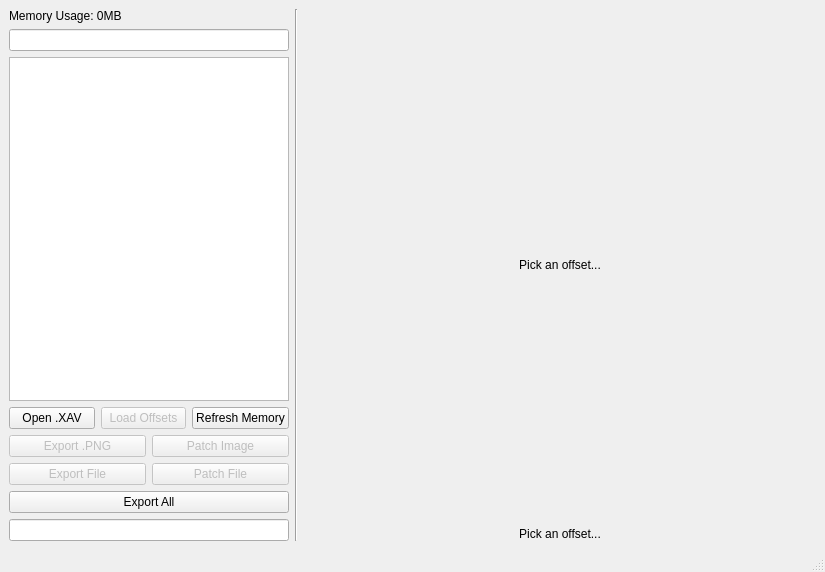
<?xml version="1.0" encoding="UTF-8"?>
<ui version="4.0">
 <class>MainWindow</class>
 <widget class="QMainWindow" name="MainWindow">
  <property name="geometry">
   <rect>
    <x>0</x>
    <y>0</y>
    <width>825</width>
    <height>569</height>
   </rect>
  </property>
  <property name="windowTitle">
   <string>MainWindow</string>
  </property>
  <widget class="QWidget" name="centralwidget">
   <layout class="QGridLayout" name="gridLayout">
    <item row="0" column="3">
     <layout class="QVBoxLayout" name="verticalLayout_2">
      <item>
       <widget class="QLabel" name="image_label">
        <property name="minimumSize">
         <size>
          <width>512</width>
          <height>512</height>
         </size>
        </property>
        <property name="maximumSize">
         <size>
          <width>512</width>
          <height>512</height>
         </size>
        </property>
        <property name="text">
         <string>Pick an offset...</string>
        </property>
        <property name="alignment">
         <set>Qt::AlignCenter</set>
        </property>
       </widget>
      </item>
      <item>
       <widget class="QLabel" name="filename_label">
        <property name="text">
         <string>Pick an offset...</string>
        </property>
        <property name="alignment">
         <set>Qt::AlignCenter</set>
        </property>
       </widget>
      </item>
     </layout>
    </item>
    <item row="0" column="0">
     <layout class="QHBoxLayout" name="horizontalLayout">
      <item>
       <layout class="QVBoxLayout" name="verticalLayout">
        <item>
         <widget class="QLabel" name="memory_label">
          <property name="text">
           <string>Memory Usage: 0MB</string>
          </property>
         </widget>
        </item>
        <item>
         <widget class="QLineEdit" name="filter_input"/>
        </item>
        <item>
         <widget class="QTableWidget" name="offsets_table">
          <property name="selectionBehavior">
           <enum>QAbstractItemView::SelectRows</enum>
          </property>
          <attribute name="verticalHeaderVisible">
           <bool>false</bool>
          </attribute>
         </widget>
        </item>
        <item>
         <layout class="QHBoxLayout" name="horizontalLayout_3">
          <item>
           <widget class="QPushButton" name="open_button">
            <property name="text">
             <string>Open .XAV</string>
            </property>
           </widget>
          </item>
          <item>
           <widget class="QPushButton" name="offsets_button">
            <property name="enabled">
             <bool>false</bool>
            </property>
            <property name="text">
             <string>Load Offsets</string>
            </property>
           </widget>
          </item>
          <item>
           <widget class="QPushButton" name="memory_button">
            <property name="text">
             <string>Refresh Memory</string>
            </property>
           </widget>
          </item>
         </layout>
        </item>
        <item>
         <layout class="QHBoxLayout" name="horizontalLayout_4">
          <property name="sizeConstraint">
           <enum>QLayout::SetNoConstraint</enum>
          </property>
          <property name="leftMargin">
           <number>0</number>
          </property>
          <property name="topMargin">
           <number>0</number>
          </property>
          <property name="rightMargin">
           <number>0</number>
          </property>
          <item>
           <widget class="QPushButton" name="export_button">
            <property name="enabled">
             <bool>false</bool>
            </property>
            <property name="text">
             <string>Export .PNG</string>
            </property>
           </widget>
          </item>
          <item>
           <widget class="QPushButton" name="patchImage_button">
            <property name="enabled">
             <bool>false</bool>
            </property>
            <property name="text">
             <string>Patch Image</string>
            </property>
           </widget>
          </item>
         </layout>
        </item>
        <item>
         <layout class="QHBoxLayout" name="horizontalLayout_2">
          <item>
           <widget class="QPushButton" name="section_button">
            <property name="enabled">
             <bool>false</bool>
            </property>
            <property name="text">
             <string>Export File</string>
            </property>
           </widget>
          </item>
          <item>
           <widget class="QPushButton" name="patchSection_button">
            <property name="enabled">
             <bool>false</bool>
            </property>
            <property name="text">
             <string>Patch File</string>
            </property>
           </widget>
          </item>
         </layout>
        </item>
        <item>
         <widget class="QPushButton" name="export_list">
          <property name="text">
           <string>Export All</string>
          </property>
         </widget>
        </item>
        <item>
         <widget class="QLineEdit" name="lineEdit"/>
        </item>
       </layout>
      </item>
     </layout>
    </item>
    <item row="0" column="1">
     <widget class="Line" name="line">
      <property name="orientation">
       <enum>Qt::Vertical</enum>
      </property>
     </widget>
    </item>
   </layout>
  </widget>
  <widget class="QStatusBar" name="statusBar"/>
 </widget>
 <resources/>
 <connections/>
</ui>
